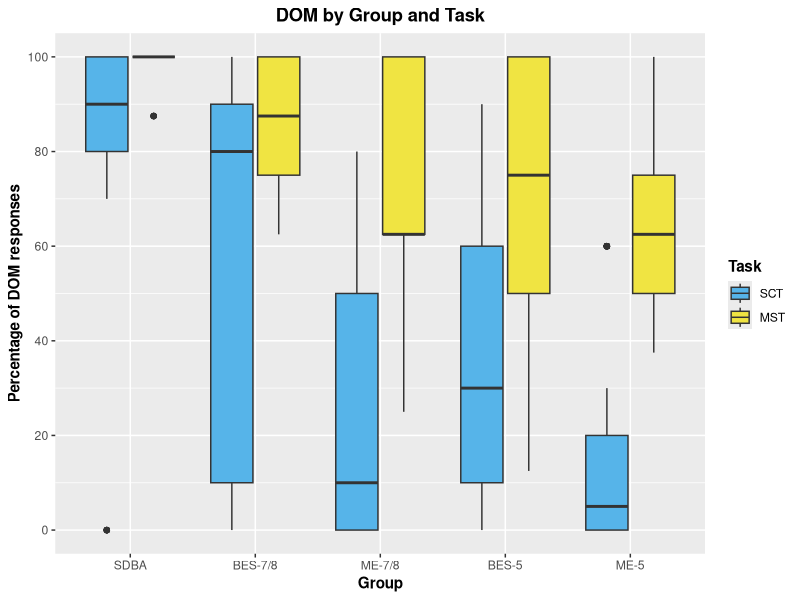

Recreate this plot in R.
library(tidyverse)
library(here)

# Load data
## Production
SDB_EPT <- read_csv(here("./CSV Files/SDB/SDB DOM EPT.csv")) %>% 
  filter(Item %in% c("EPT-02", "EPT-08", "EPT-12", "EPT-14", "EPT-20", "EPT-24", "EPT-26", "EPT-32", "EPT-38", "EPT-42")) %>% 
  mutate(Group = "SDBA",
         Task = "SCT")

DLI78_EPT <- read_csv(here("./CSV Files/DLI-78/DLI-78 DOM EPT.csv")) %>% 
  mutate(Group = "BES-7/8",
         Task = "SCT",
         School = "Immersion",
         Age = "7th/8th")

MLS78_EPT <- read_csv(here("./CSV Files/MLS-78/MLS-78 DOM EPT.csv")) %>%
  filter(!School == "GBCS") %>% 
  mutate(Group = "ME-7/8",
         Task = "SCT",
         School = "Monolingual",
         Age = "7th/8th")

DLI5_EPT <- read_csv(here("./CSV Files/DLI-5/DLI-5 DOM EPT.csv")) %>% 
  filter(Item %in% c("EPT-02", "EPT-08", "EPT-12", "EPT-14", "EPT-20", "EPT-24", "EPT-26", "EPT-32", "EPT-38", "EPT-42")) %>% 
  mutate(Group = "BES-5",
         Task = "SCT",
         School = "Immersion",
         Age = "5th")

MLS5_EPT <- read_csv(here("./CSV Files/MLS-5/MLS-5 DOM EPT.csv")) %>%
  filter(!School == "GBCS") %>% 
  mutate(Group = "ME-5",
         Task = "SCT",
         School = "Monolingual",
         Age = "5th")


# Selection
SDB_FCT <- read_csv(here("./CSV Files/SDB/SDB DOM FCT.csv")) %>% 
  mutate(Group = "SDBA",
         Task = "MST")

DLI78_FCT <- read_csv(here("./CSV Files/DLI-78/DLI-78 DOM FCT.csv")) %>% 
  mutate(Group = "BES-7/8",
         Task = "MST",
         School = "Immersion",
         Age = "7th/8th")

MLS78_FCT <- read_csv(here("./CSV Files/MLS-78/MLS-78 DOM FCT.csv")) %>%
  filter(!School == "GBCS") %>% 
  mutate(Group = "ME-7/8",
         Task = "MST",
         School = "Monolingual",
         Age = "7th/8th")

DLI5_FCT <- read_csv(here("./CSV Files/DLI-5/DLI-5 DOM FCT.csv")) %>% 
  mutate(Group = "BES-5",
         Task = "MST",
         School = "Immersion",
         Age = "5th")

MLS5_FCT <- read_csv(here("./CSV Files/MLS-5/MLS-5 DOM FCT.csv")) %>%
  filter(!School == "GBCS") %>% 
  mutate(Group = "ME-5",
         Task = "MST",
         School = "Monolingual",
         Age = "5th")


## Rejoin datasets for all participants
EPT <- rbind(SDB_EPT, DLI78_EPT, MLS78_EPT, DLI5_EPT, MLS5_EPT)
FCT <- rbind(SDB_FCT, DLI78_FCT, MLS78_FCT, DLI5_FCT, MLS5_FCT)


# Generate averages
EPT_Average <- aggregate(EPT$DOM_Use, list(EPT$Part_ID), FUN = sum, na.rm = TRUE)
EPT_Average <- EPT_Average %>% rename(DOM_Sum = x)
EPT_Average <- left_join(EPT, EPT_Average, by = c("Part_ID" = "Group.1")) %>% 
  mutate(DOM_Percentage = (DOM_Sum/10)*100)

FCT_Average <- aggregate(FCT$DOM_Use, list(FCT$Part_ID), FUN = sum, na.rm = TRUE)
FCT_Average <- FCT_Average %>% rename(DOM_Sum = x)
FCT_Average <- left_join(FCT, FCT_Average, by = c("Part_ID" = "Group.1")) %>% 
  mutate(DOM_Percentage = (DOM_Sum/8)*100)


# Join dataset
Aggregate <- rbind(EPT_Average, FCT_Average)
Aggregate$Group <- factor(Aggregate$Group, levels = c("SDBA", "BES-7/8", "ME-7/8", "BES-5", "ME-5"))
Aggregate$Task <- factor(Aggregate$Task, levels = c("SCT", "MST"))


# Generate graph
Aggregate %>% 
  ggplot(aes(x = Group, y = DOM_Percentage, fill = Task)) +
  geom_boxplot() +
  scale_y_continuous(breaks = seq (0, 100, 20),
                     limits = c(0, 100)) +
  scale_fill_manual(values = c("#56B4E9", "#F0E442")) +
  labs(x = "Group", y = "Percentage of DOM responses", title = "DOM by Group and Task") +
  theme(axis.title = element_text(face = "bold"),
        plot.title = element_text(hjust = 0.5, face = "bold"),
        legend.title = element_text(face = "bold"))

